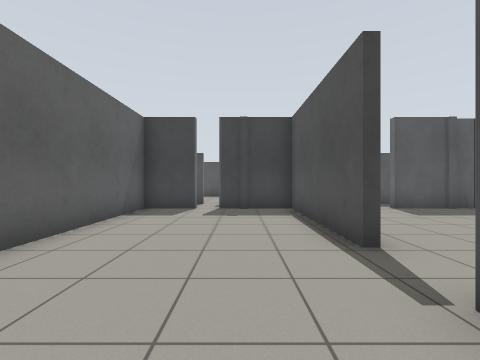
[1] (above)

16 first-person views from a walk through a Gazebo world. The camera is 0.94 m above the floor, looks level and sees 85° across. The floor is counted in squares, 1 m on a side. Each view is taken from the middle of a square. On the plan, view 1 faces up. The plan holds only what a view shows up to about 11 squares ahead; the rest is blank. The place goes on beyond the plan. Simple shapes stand in for some stock models.

[2]
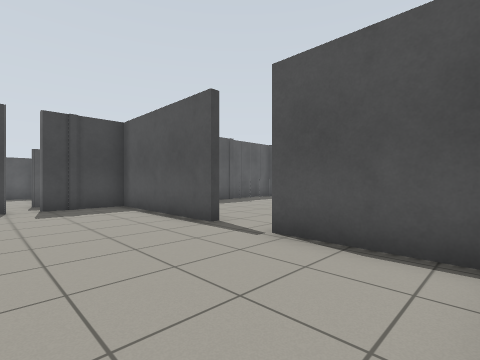

[3]
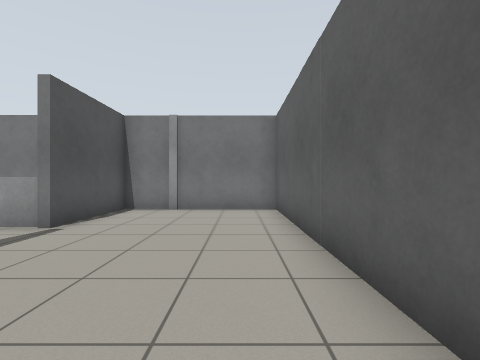

[4]
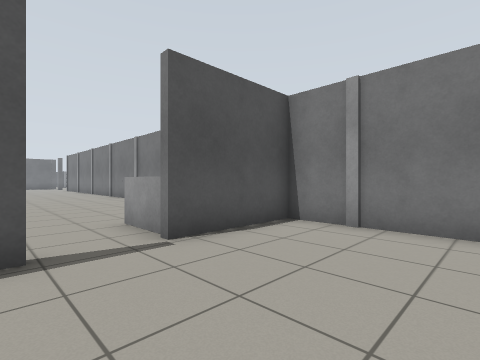

[5]
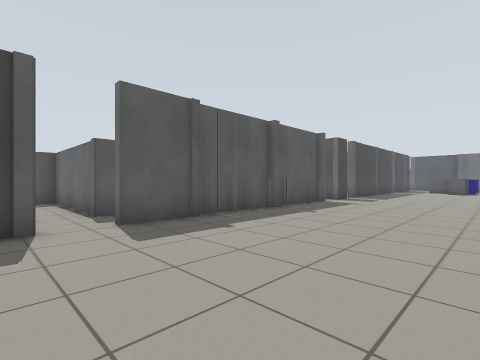

[6]
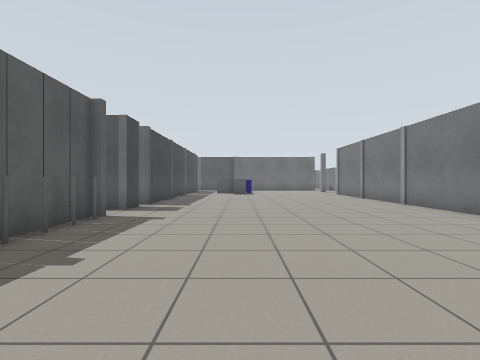

[7]
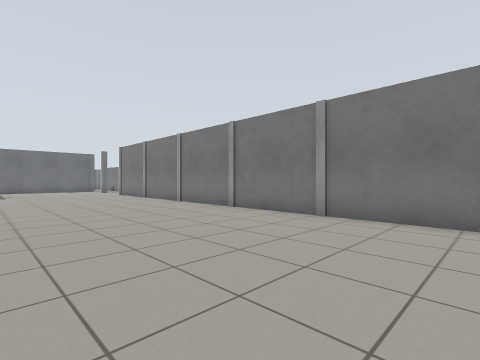

[8]
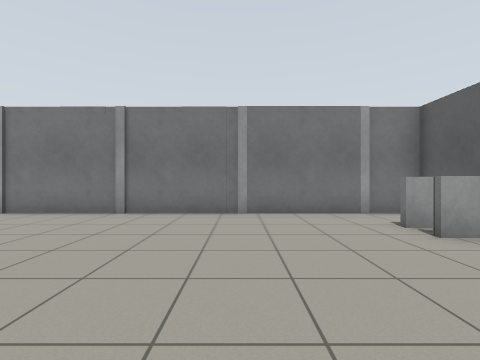

[9]
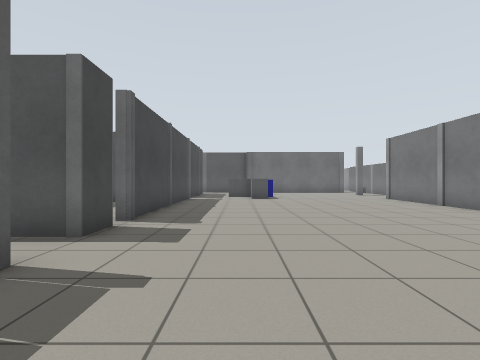

[10]
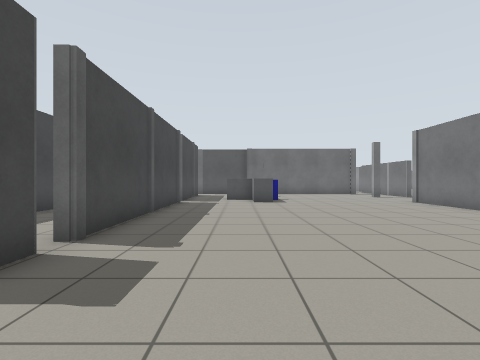

[11]
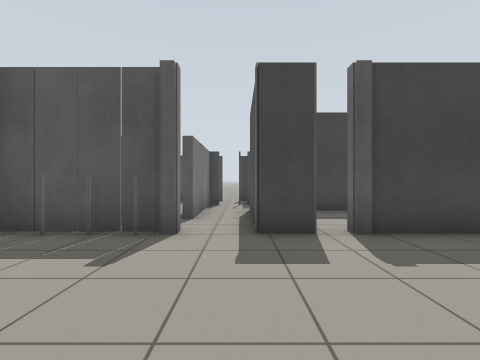

[12]
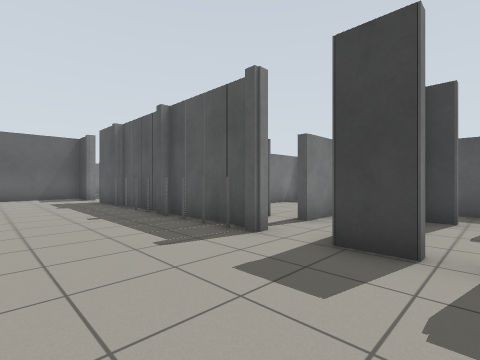

[13]
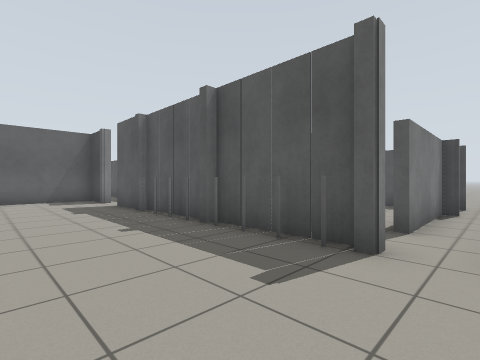

[14]
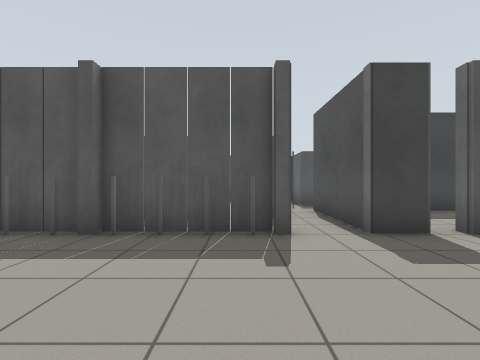

[15]
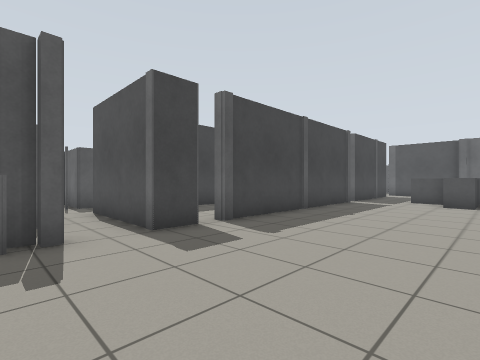

[16]
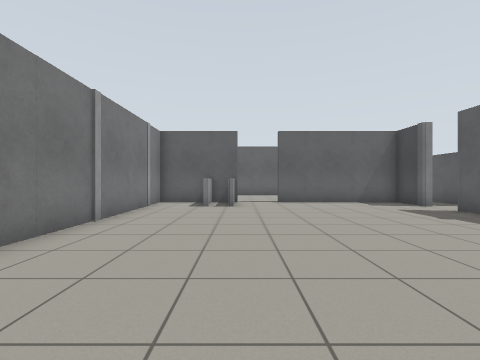

### Floor plan
Points are (right, up) in squares from view 1. A wall is a line through its corners. A room is listed if a view was taken in it or the views show most of it. See-through windows are left out.
Room 1 (views 1, 2, 3, 4)
walls: (1.7, 3.6) (1.7, 8.6) (-0.8, 8.6); (-1.4, 8.6) (-3.2, 8.6) (-3.2, -1.4) (1.7, -1.4) (1.7, 1.8)
ways out: opening at (2, 3) to room 2; opening at (-1, 9.5)
Room 2 (views 5, 6, 7, 8, 9, 10, 11, 12, 13, 14, 15, 16)
walls: (14, 8.6) (13.5, 8.6); (13.6, 8.8) (10.4, 8.8); (16.4, 8.6) (15.3, 8.6); (10.2, 8.8) (7.1, 8.8); (7.1, 8.6) (5, 8.6); (24, 8.6) (16.9, 8.6); (3.8, 8.6) (2, 8.6); (1.7, 1.8) (3.8, 1.8); (2, 0.5) (2, -1.4) (24, -1.4); (2, 7.6) (2, 5.5)
low walls: (2.1, 0.8) (3.8, 0.8)
ways out: opening at (2, 3) to room 1; opening at (4, 9.5); gap at (17, 9); gap at (24, 9)
objects: grey box (24, 5)

Where each view was taken, in squares from view 1:
view 1: 0 up, 0 right, facing up
view 2: 1 down, 2 left, facing up-right
view 3: 7 up, 2 left, facing down
view 4: 4 up, 2 left, facing down-right
view 5: 3 up, 3 right, facing up-right
view 6: 5 up, 7 right, facing right
view 7: 5 up, 7 right, facing down-right
view 8: 6 up, 7 right, facing down
view 9: 6 up, 11 right, facing right
view 10: 6 up, 13 right, facing right
view 11: 4 up, 15 right, facing up
view 12: 5 up, 17 right, facing up-left
view 13: 5 up, 15 right, facing up-left
view 14: 4 up, 13 right, facing up
view 15: 4 up, 13 right, facing up-right
view 16: 2 up, 13 right, facing left
